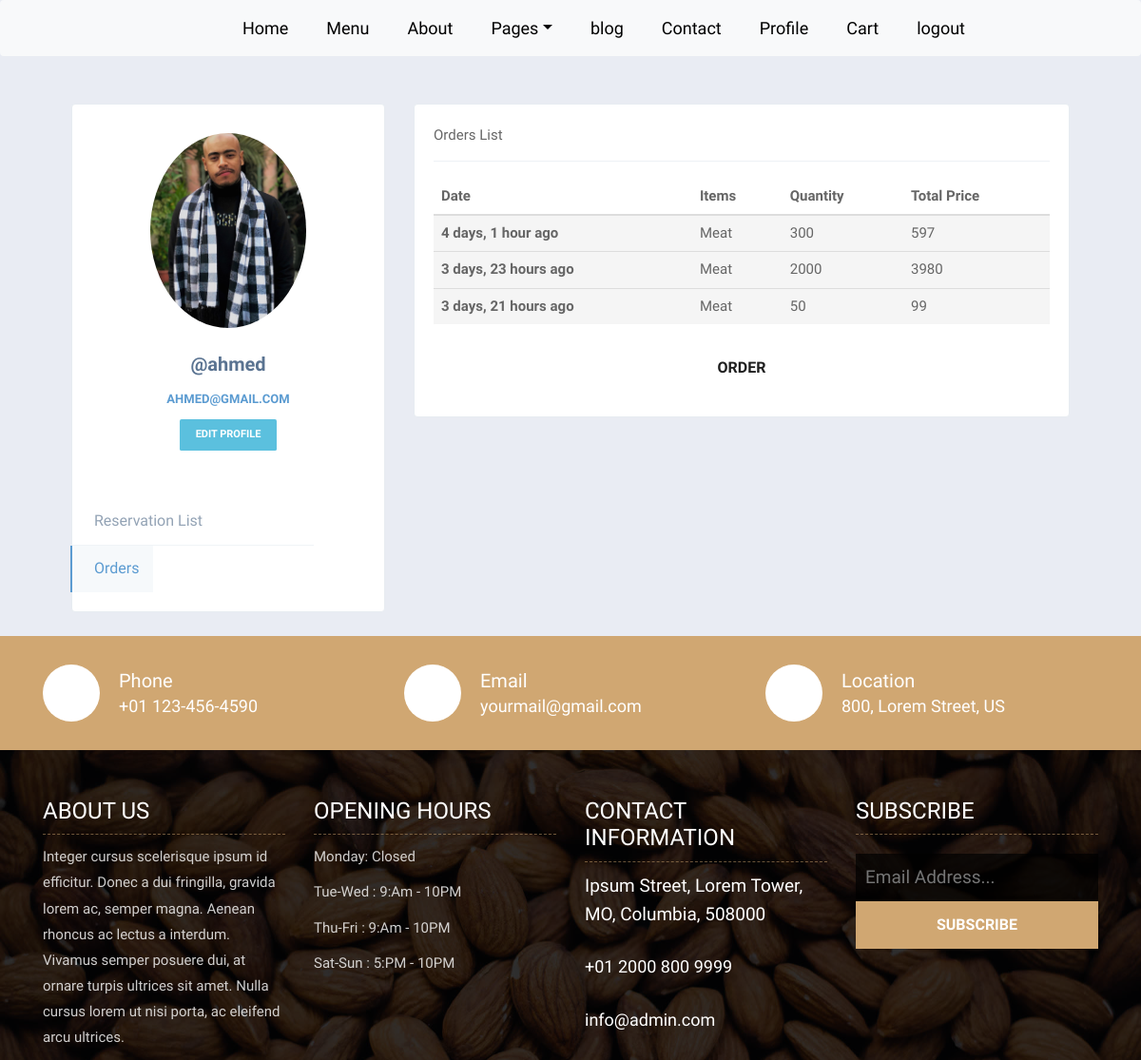
Before: /profile_orders/ (signed in) with the older database file.
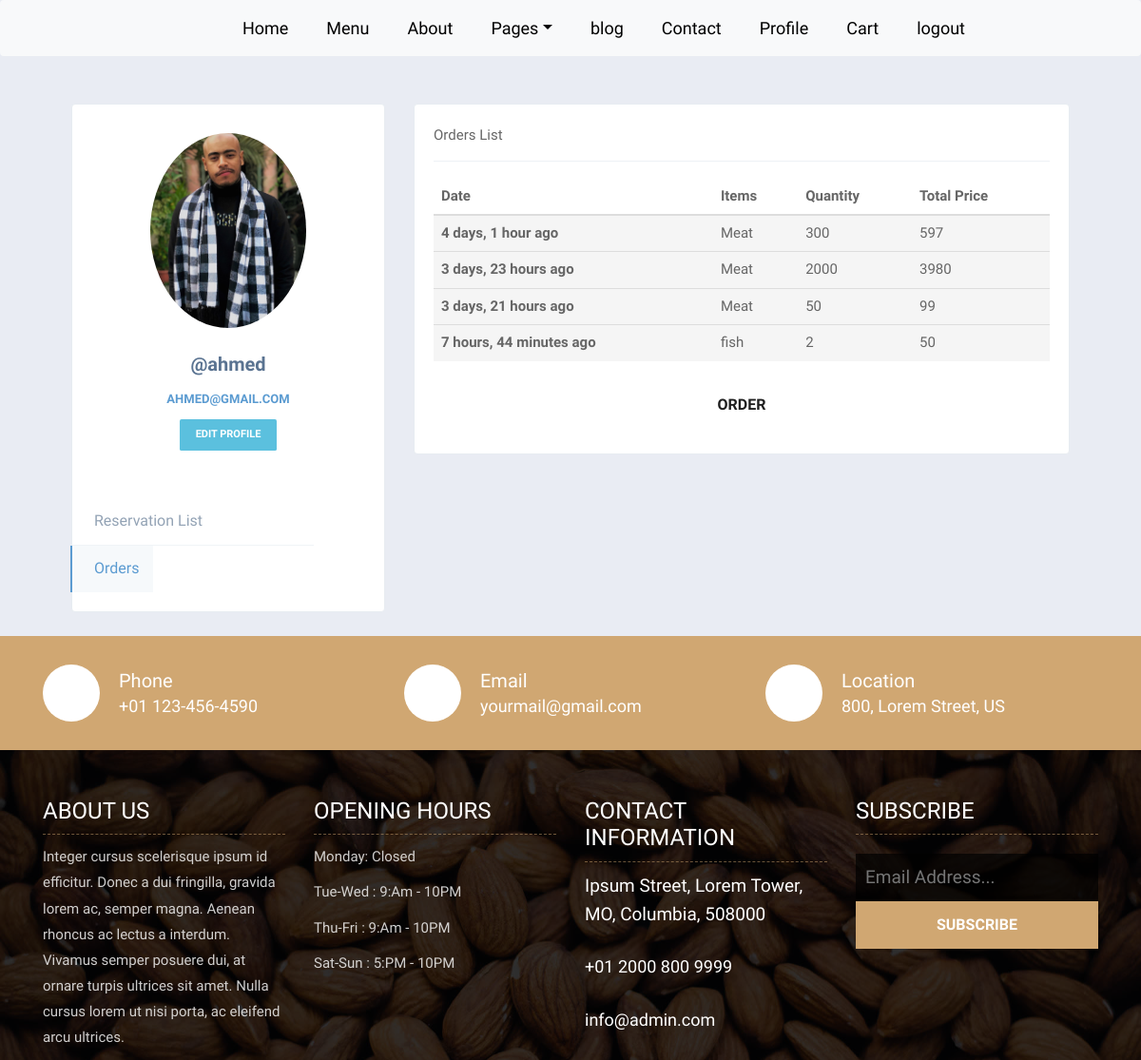
After: the same page with the newer database file.
### Res/models.py (models this page shows, shortened)
class Orders(models.Model):
    created = models.DateTimeField(auto_now_add=True)
    items = models.ForeignKey(Items, on_delete=models.CASCADE)
    user = models.ForeignKey(User ,on_delete = models.CASCADE )
    more_information = models.TextField(null=True)
    quantity = models.IntegerField(default=1)
    def total_price(self):
        return int(self.quantity * self.items.price)

class Items(models.Model):
    FOOD_CHOICES = (
    ("denner", "denner"),
    ("lunch", "lunch"),
    ("drinks", "drinks"),
)
    name = models.CharField(max_length=200)
    image = models.ImageField(default = 'post-img-03.jpg')
    quantity = models.IntegerField(default= 1)
    description = models.TextField(default='Great test food')
    price = models.FloatField(default=1.99)
    type = models.CharField(max_length=10,choices= FOOD_CHOICES, default= "lunch")
    def __str__(self):
        return self.name

### Res/views.py (the view)
# urls.py: path('profile_orders/', views.profile_orders , name ='profile_orders'),
def profile_orders(request):
    user = request.user
    Page = 'orders'
    orders = Orders.objects.filter(user__id = user.id)
    context = {'orders':orders,'Page':Page}
    return render(request, 'Res/profile.html' ,context)

### Res/Templates/Res/profile.html (shortened to what the changed rows need)
{%extends 'main.html'%}
{%block content%}
<br><br><br>
{%if Page == 'reservation' %}
<body>
<br>
<div class="container bootdey">
<div class="col-md-12">
    <div class="col-md-4">
        <div class="portlet light profile-sidebar-portlet bordered">
            <div class="profile-userpic">
                <img src="{{request.user.pic.url}}" class="img-responsive" alt=""> </div>
            <div class="profile-usertitle">
                <div class="profile-usertitle-name"> @{{request.user.username}} </div>
                <div class="profile-usertitle-job"> {{request.user.Email}} </div>
            </div>
            <div class="profile-userbuttons">
                <a href="{%url 'edit_profile' %}">
                <button type="button" class="btn btn-info  btn-sm">edit profile</button>
            </div>
            <div class="profile-usermenu">
                <ul class="nav">
                    <li class="active">
                        <a href="#">
                            <i class="icon-home"></i> Reservation List </a>
                    </li>
                    <li>
                        <a href="{%url 'reservation'%}">
                            <i class="icon-settings"></i>&nbsp;&nbsp;&nbsp;&nbsp;&nbsp;
                            &nbsp;&nbsp;&nbsp;&nbsp;&nbsp;&nbsp;&nbsp;&nbsp;&nbsp;&nbsp;</a>
                    </li>
                    <li>
                        <a href="{%url 'profile_orders'%}">
                            <i class="icon-info"></i>   Orders </a>
                    </li>
                </ul>
            </div>
        </div>
    </div>
    <div class="col-md-8">
        <div class="portlet light bordered">
            <div class="portlet-title tabbable-line">
                <div class="caption caption-md">
                    <i class="icon-globe theme-font hide"></i>
                    <span class="caption-subject font-blue-madison bold uppercase">Reservation List</span>
                </div>
            </div>
            <div class="portlet-body">
                <table class="table">
                    <thead>
                        <tr>
                            <th>Date</th>
                            <th>Members</th>
                            <th>Reservation Time</th>
                            <th>Table Number</th>
                        </tr>
                    </thead>
                    <tbody>
                        {%for reserve in reservation%}
                        <tr class="active">
                            <th scope="row">{{reserve.created|timesince}} ago</th>
                            <td>{{reserve.members}}</td>
                            <td>{{reserve.Reservation_time}}</td>
                            <td>{{reserve.table_number}}</td>
                        </tr>
                        {%endfor%}
                    </tbody>
                </table>
                <p style="text-align:Center;text-color:black;" ><a class="btn btn-lg btn-circle" href="{%url 'reservation'%}">Reservation</a></p>
            </div>
        </div>
    </div>
</div>
</div>
{%elif Page == 'orders' %}
<body>
    <br>
    <div class="container bootdey">
    <div class="col-md-12">
        <div class="col-md-8">
            <div class="portlet light bordered">
                <div class="portlet-body">
                    <table class="table">
                        <thead>
                            <tr>
                                <th>Date</th>
                                <th>Items</th>
                                <th>Quantity</th>
                                <th>Total Price</th>
                            </tr>
                        </thead>
                        <tbody>
                            {%for order in orders%}
                            <tr class="active">
                                <th scope="row">{{order.created|timesince}} ago</th>
                                <td>{{order.items}}</td>
                                <td>{{order.quantity}}</td>
                                <td>{{order.total_price}}</td>
                            </tr>
                            {%endfor%}
                        </tbody>
                    </table>
                </div>
            </div>
        </div>
    </div>
    </div>
{%endif%}
</body>
</html>
{%endblock%}

Changed rows visible on the page:
added Orders: created "7 hours, 44 minutes", items "fish", quantity "2", total_price "50"
